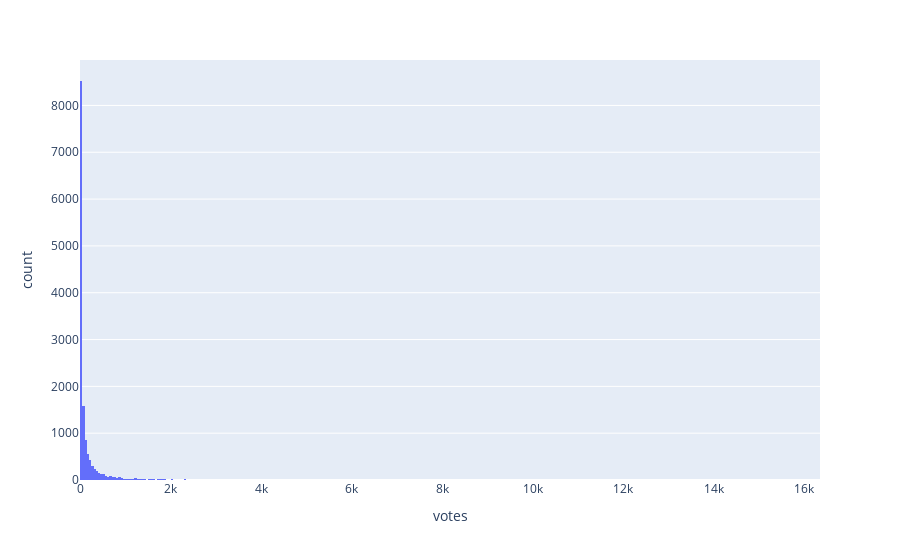

Notebook code cell kept with this figure:
### Code cell
px.histogram(data_frame=df, x='votes')

### Figure 1 — Plotly figure (JSON) as saved in the notebook; plotly's stock layout.template omitted (floating-point values rounded to 4 significant figures; data arrays with more than 128 entries replaced by an {"elided": "..."} marker saying what was removed)
{"data": [{"alignmentgroup": "True", "bingroup": "x", "hovertemplate": "votes=%{x}<br>count=%{y}<extra></extra>", "legendgroup": "", "marker": {"color": "#636efa", "pattern": {"shape": ""}}, "name": "", "offsetgroup": "", "orientation": "v", "showlegend": false, "type": "histogram", "x": {"elided": "14199 int values"}, "xaxis": "x", "yaxis": "y"}], "layout": {"barmode": "relative", "legend": {"tracegroupgap": 0}, "margin": {"t": 60}, "xaxis": {"anchor": "y", "domain": [0, 1], "title": {"text": "votes"}}, "yaxis": {"anchor": "x", "domain": [0, 1], "title": {"text": "count"}}}}
